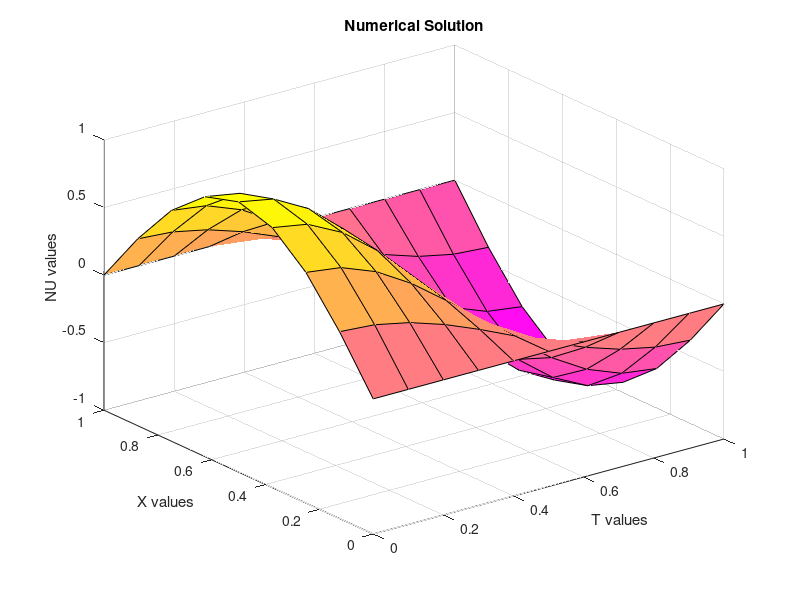
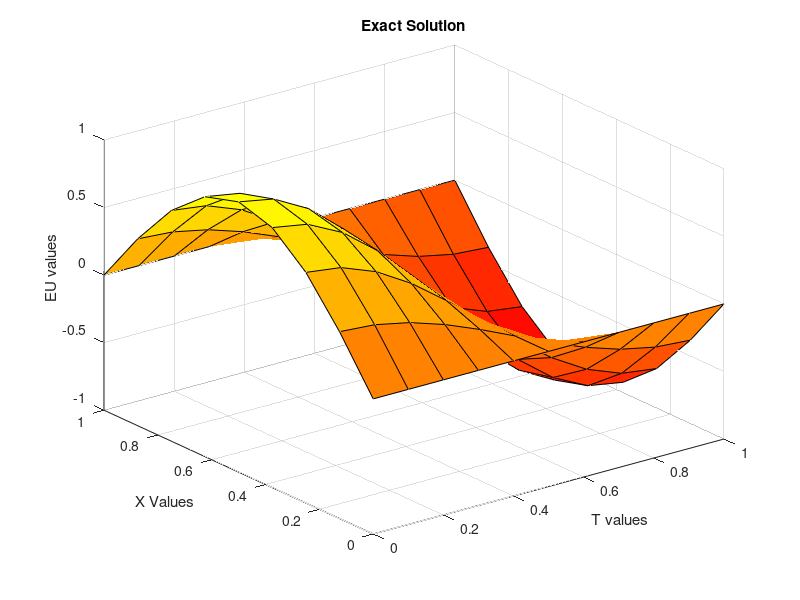
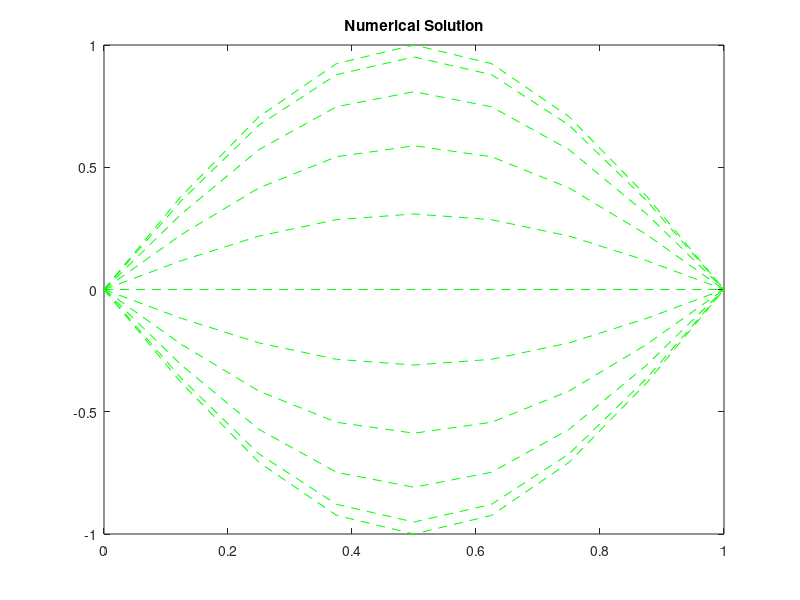
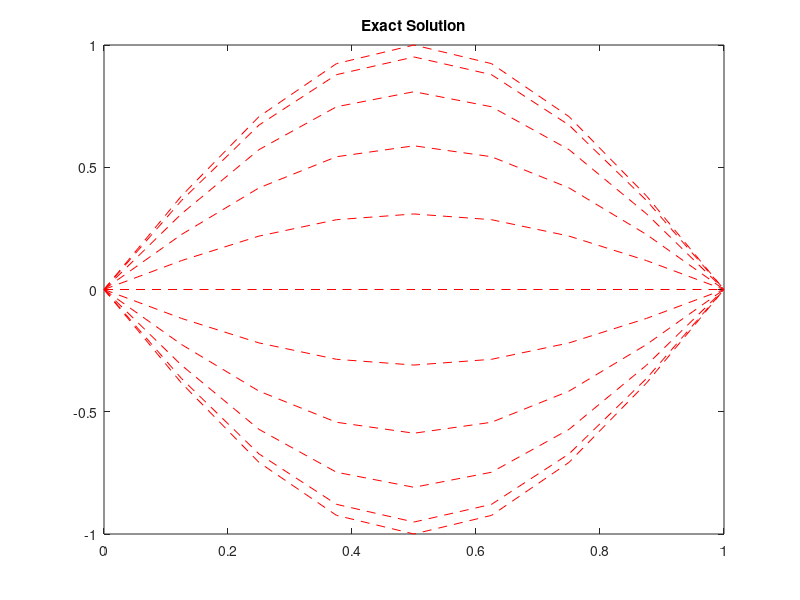

Recreate these plots in MATLAB, in order.
%-------------------------------- 
% Numerical Solution of 1D Wave Equation   
% Three-Level Explicit & Implicit Scheme 
% Utt=Uxx, % U(x,t)=sin(pi*x)*cos(pi*t) 
% Name:- Kshitij Bahukhandi; Roll No:-06  
% APM (III-Semester)-2024 
% SOUTH  ASIAN  UNIVERSITY 
% MATLAB File:- 28 
%----------------------------- 
  clear all;  % clear all variables in memory 
  P=0.8; 
  P0=(1-P*P)/12; 
  LL=8;   % LL=16, LL=32, LL=64 
  JJ=10;  % JJ=20, JJ=40, JJ=80,  %Solution at t=1  
  H=1.0/LL; 
  K=P*H; 
  disp('Numerical Solution of 1D Wave Equation'); 
  disp('    '); 
  fprintf('LL=%4.2f, K=%6.4f, P=%6.2f \n',LL,K,P); 
  disp('  '); 
  % Dimensions 
  X=zeros(1,LL+1);T=zeros(1,JJ+1);NU=zeros(LL+1,JJ+1); 
  
SUB=zeros(1,LL+1);DIAG=zeros(1,LL+1);SUP=zeros(1,LL+1);RH=zeros(1,LL+1); 
  U=zeros(LL+1,JJ+1);EU=zeros(LL+1,JJ+1);  
  % Formation of Nodal Points 
    for L=1:LL+1 
        for J=1:JJ+1 
                X(L)=(L-1)*H; 
                T(J)=(J-1)*K; 
        end     
    end  
    % Exact Solution & RHS function 
    for L=1:LL+1 
        for J=1:JJ+1 
                 EU(L,J)=cos(pi*T(J))*sin(pi*X(L)); 
        end 
    end 
    % Initial conditions 
    for L=1:LL+1 
        U(L,1)=EU(L,1); 
        U(L,2)=EU(L,2); 
        NU(L,1)=EU(L,1); 
        NU(L,2)=EU(L,2); 
    end
    %  Solution at advanced time level 
     tic  % CPU time starts 
    for J=2:JJ 
     % Boundary conditions 
        U(1,3)=EU(1,J+1); 
        U(LL+1,3)=EU(LL+1,J+1);  
       % Solution at Internal grid points at each time level 
       for L=2:1:LL 
           R0=U(L,2); 
           R1=U(L+1,2); 
           R2=U(L-1,2); 
           R3=R1+R2-2*R0; 
           S0=U(L,1); 
           S1=U(L+1,1); 
           S2=U(L-1,1); 
           S3=S1+S2-2*S0; 
           SUB(L)=P0; 
           DIAG(L)=1-2*P0; 
           SUP(L)=P0; 
           RH(L)=P*P*R3+2*R0+2*P0*R3-S0-P0*S3;  
       end 
           RH(2)=RH(2)-SUB(2)*U(1,3); 
           RH(LL)=RH(LL)-SUP(LL)*U(LL+1,3); 
           SUB(2)=0.0; 
           SUP(LL)=0.0; 
       % Tri-diagonal solver 
           SUP(2)=SUP(2)/DIAG(2); 
           RH(2)=RH(2)/DIAG(2); 
       for L=3:LL-1 
           SUP(L)=SUP(L)/(DIAG(L)-SUB(L)*SUP(L-1)); 
       end 
       for L=3:LL 
           RH(L)=(RH(L)-SUB(L)*RH(L-1))/(DIAG(L)-SUB(L)*SUP(L-1)); 
       end 
           U(LL,3)=RH(LL); 
       for L=2:LL-1 
           U(LL-L+1,3)=RH(LL-L+1)-SUP(LL-L+1)*U(LL-L+2,3); 
       end 
       for L=1:LL+1 
           NU(L,J+1)=U(L,3); 
       end 
  
  % Calculate Errors 
           MAU=0.0; 
           RMU=0.0; 
        for L=2:LL 
            ERU=abs(NU(L,J+1)-EU(L,J+1)); 
            RMU=RMU+ERU^2; 
            if MAU<=ERU, MAU=ERU; end 
        end 
             RMU=sqrt(RMU/(LL-1)); 
     % Print errors 
       fprintf('T=%6.4f,MAU=%10.4e, RMU=%10.4e\n',J*K,MAU,RMU); 
      % Set New Initial conditions 
        for L=1:LL+1 
            U(L,1)=U(L,2); 
            U(L,2)=U(L,3); 
        end 
    end 
  disp('  '); 
  toc  % CPU time ends 
  % Plot the results 
  figure (1); 
colormap spring; 
surf(T,X,NU) 
xlabel('T values'); 
ylabel('X values'); 
zlabel('NU values'); 
title('Numerical Solution') 
  figure (2); 
colormap autumn; 
surf(T,X,EU) 
xlabel('T values'); 
ylabel('X Values'); 
zlabel('EU values'); 
title('Exact Solution') 
  figure(3); 
  plot(X,NU,'--g');  
  title('Numerical Solution') 
  figure (4); 
  plot(X,EU,'--r'); 
  title ('Exact Solution') 
  % Plot at t=1 
  for L=1:LL+1 
      US(L)=NU(L,JJ+1); 
      EUS(L)=exp(-1)*sin(pi*X(L)); 
  end
  figure (5); 
plot(X,US,'-g',X,EUS, '--r'); 
xlabel('X values'); 
ylabel('EUS values'); 
title('Numerical Vs Exact Solution at t=1') 
